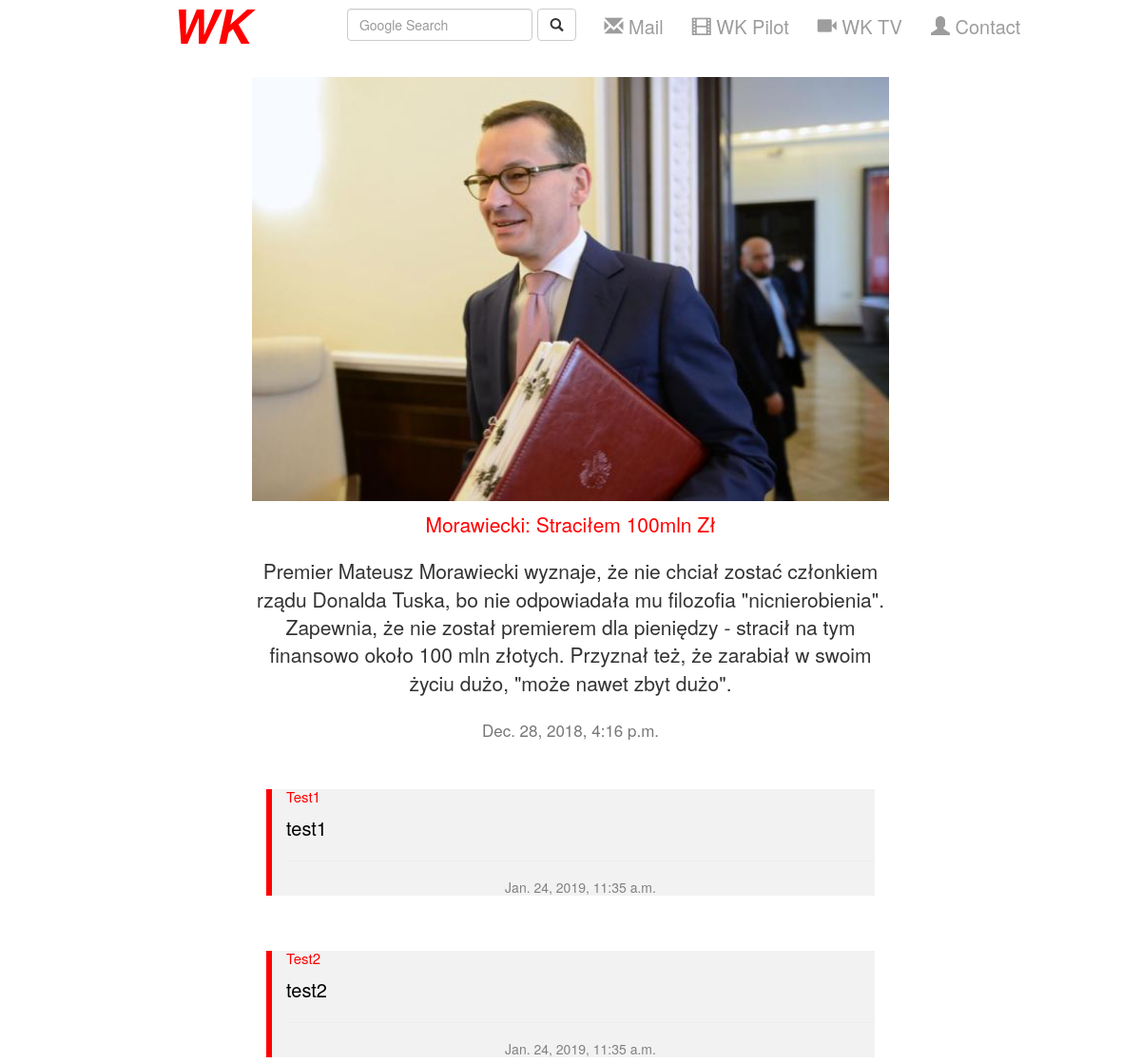
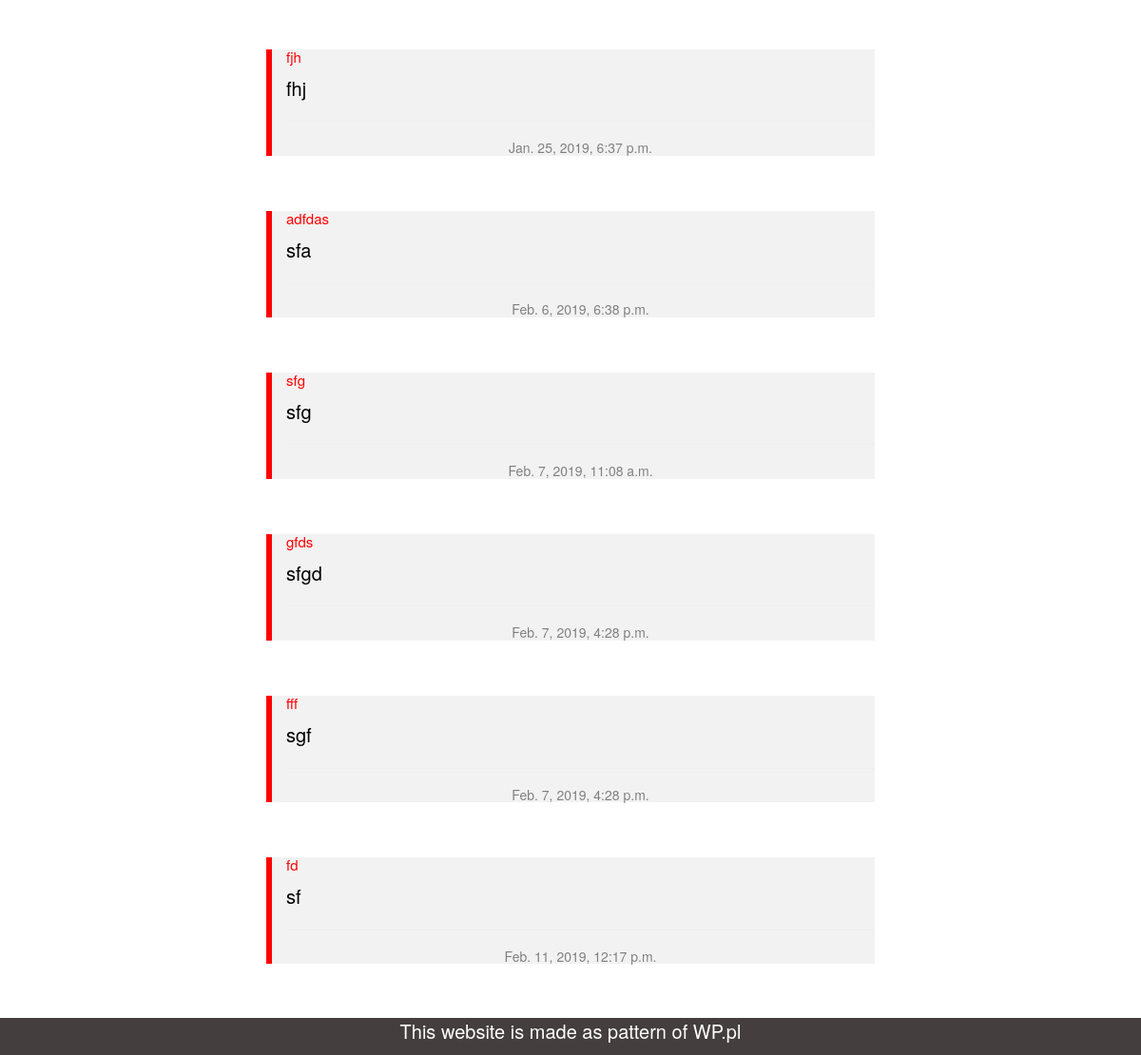
Page /6 on the committed database (2 pictures, top to bottom).
### main/models.py (models this page shows, shortened)
class News_model_total(models.Model):
    title = models.CharField(max_length=70)
    content = models.TextField()
    date = models.DateTimeField()
    image = models.ImageField(upload_to='images')
    CATEGORIES = (
        ('N', 'News'),
        ('P', 'Politics'),
        ('S', 'Sport'),
        ('B', 'Business'),
        ('I', 'Other'),
    )
    category = models.CharField(max_length=1, choices=CATEGORIES ,default="N")

class Comment(models.Model):
    post = models.ForeignKey('main.News_model_total', related_name='comments', on_delete=models.CASCADE, null=True)   #CIEKAWE
    autor = models.CharField(max_length=200)
    tekst = models.TextField()
    created_date = models.DateTimeField(auto_now_add=True)

### main/views.py (the view, shortened to what this page needs)
# urls.py: path('<int:pk>', views.DetailPost.as_view(), name='post-detail'),
class DetailPost(FormMixin,DetailView):
    model = News_model_total
    template_name = 'main/detail.html'
    form_class = CommentForm
    def get_context_data(self, **kwargs):
        context = super(DetailPost, self).get_context_data(**kwargs)
        context['form'] = CommentForm(initial={'post': self.object})
        return context

### main/forms.py
class CommentForm(forms.ModelForm):
    tekst = forms.CharField(max_length=185, widget=forms.Textarea(
    attrs={"rows":5,"cols":48}))
    class Meta:
        model = Comment
        fields = ('autor', 'tekst','post')

### main/templates/main/detail.html (shortened to what this page needs)
{% extends 'main/index.html' %}
{% block content %}
<div class="containerx">
      <div class="card">
          <img class="card-img-top" src="{{news_model_total.image.url}}" alt="Card image cap" width="800px" height="600px">
          <div class="col-sm">
            <h5 class="lead">{{news_model_total.title|title}}</h5>
            <p class="lead">{{news_model_total.content}}</p>
          </div>
          <div class="card-footer">
            <small class="text-muted">{{news_model_total.date}}</small>
          </div>
        </div>
</div>
 <br>
            <div class="container-com">
                    {% for comment in news_model_total.comments.all %}
                        <div class="container2-com">
                            <h1 class="comment-aut">{{ comment.autor }}</h1>
                            <p class="comment-text">{{ comment.tekst }}</p>
                            <hr>
                            <h4 class="comment-date">{{ comment.created_date }}</h4>
                        </div>
                        <br>
                    {% endfor %}
  </div>
{% endblock %}

### rows in the picture
News_model_total: image (picture), title "Morawiecki: Straciłem 100mln Zł", content "Premier Mateusz Morawiecki wyznaje, że nie chciał zostać członkiem rządu Donalda Tuska, bo nie odpowiadała mu filozofia \"nicnierobienia\". Zapewnia, że nie został premierem dla pieniędzy - stracił na tym finansowo około 100 mln złotych. Przyznał też, że zarabiał w swoim życiu dużo, \"może nawet zbyt dużo\".", date "Dec. 28, 2018, 4:16 p.m."
Comment: autor "Test1", tekst "test1", created_date "Jan. 24, 2019, 11:35 a.m."
Comment: autor "Test2", tekst "test2", created_date "Jan. 24, 2019, 11:35 a.m."
Comment: autor "fjh", tekst "fhj", created_date "Jan. 25, 2019, 6:37 p.m."
Comment: autor "adfdas", tekst "sfa", created_date "Feb. 6, 2019, 6:38 p.m."
Comment: autor "sfg", tekst "sfg", created_date "Feb. 7, 2019, 11:08 a.m."
Comment: autor "gfds", tekst "sfgd", created_date "Feb. 7, 2019, 4:28 p.m."
Comment: autor "fff", tekst "sgf", created_date "Feb. 7, 2019, 4:28 p.m."
Comment: autor "fd", tekst "sf", created_date "Feb. 11, 2019, 12:17 p.m."
